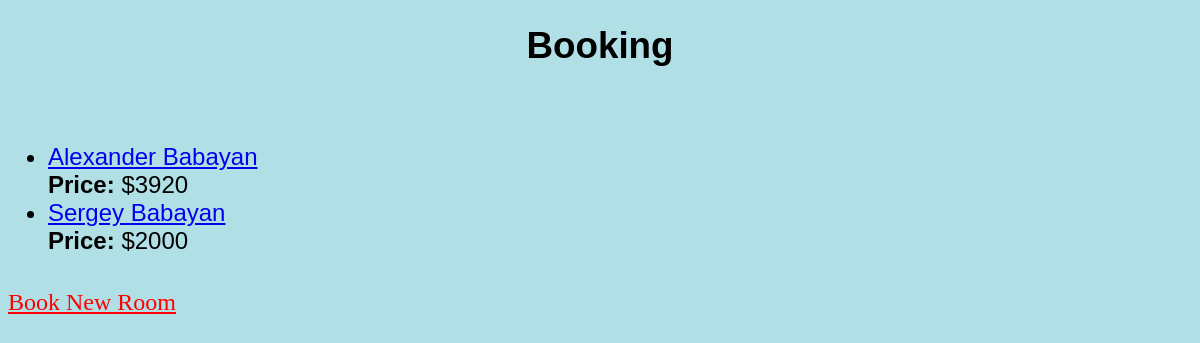
/book/registration_list, run on an earlier commit of the app's database.
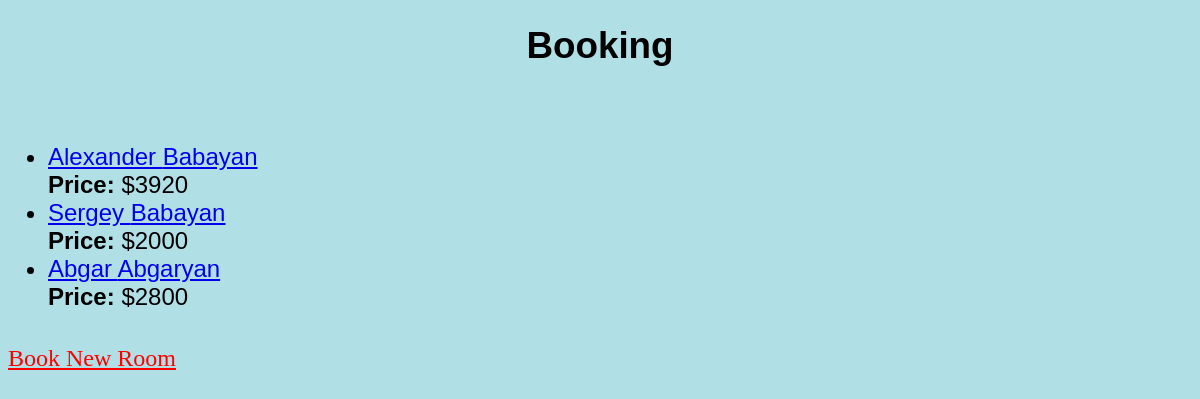
And on a later commit of the database.
### book/models.py (models this page shows, shortened)
class Booking(models.Model):
    name = models.CharField(max_length=100)
    surname = models.CharField(max_length=100)
    check_in = models.DateTimeField()
    check_out = models.DateTimeField(null=True)
    phone_number = models.CharField(max_length=20)
    room_type = models.ForeignKey(Rooms, on_delete=models.CASCADE)
    hotel = models.ForeignKey(Hotel, on_delete=models.CASCADE, null=True)
    place = models.ForeignKey(Place, on_delete=models.CASCADE, null=True)
    price = models.DecimalField(max_digits=10, decimal_places=2, default=0)
    def calculate_total_price(self):
        if self.check_in and self.check_out and self.room_type:
            duration = (self.check_out - self.check_in).days
            room_price = self.room_type.get_room_price()
            total_price = room_price * duration
            self.price = total_price
            self.save()
        return self.price

class Rooms(models.Model):
    SINGLE = 'Single'
    DOUBLE = 'Double'
    DELUXE = 'Deluxe'
    PRESIDENTIAL = 'Presidential'
    ROOM_TYPE_CHOICES = [
        (SINGLE, 'Single Room'),
        (DOUBLE, 'Double Room'),
        (DELUXE, 'Deluxe Room'),
        (PRESIDENTIAL, 'Presidential Room'),
    ]
    room_type = models.CharField(max_length=20, choices=ROOM_TYPE_CHOICES, null=True)
    def get_room_price(self):
        room_prices = {
            Rooms.SINGLE: 150,
            Rooms.DOUBLE: 280,
            Rooms.DELUXE: 400,
            Rooms.PRESIDENTIAL: 750,
        }
        return room_prices.get(self.room_type, 0)

### book/views.py (the view)
# urls.py: path('registration_list', views.registration_list, name='registration_list'),
def registration_list(request):
    bookings = Booking.objects.all()
    return render(request, 'book/registration_list.html', {'bookings': bookings})

### book/templates/book/registration_list.html (shortened to what this page needs)
<!DOCTYPE html>
<html lang="en">
<head>
</head>
<body style="background-color: powderblue;">
    <h1 style="text-align: center; font-family: Arial, Helvetica, sans-serif; font-size: 230%;">Booking</h1><br><br>
    <ul>
        {% for booking in bookings %}
            <li style="font-family: Arial, Helvetica, sans-serif; font-size: 150%;">
                <a href="{% url 'book:registration_detail' booking.pk %}">{{ booking.name }} {{ booking.surname }}</a><br>
                <strong>Price:</strong> ${{ booking.calculate_total_price }}
            </li>
        {% empty %}
            <li>No bookings available.</li>
        {% endfor %}
    </ul>
    <br><a style="color: rgb(255, 0, 0); font-size: 150%;" href="{% url 'book:book_room' %}">Book New Room</a>
</body>
</html>

What changed in the data, as far as the page shows it:
added Booking: name "Abgar", surname "Abgaryan", calculate_total_price "2800"
